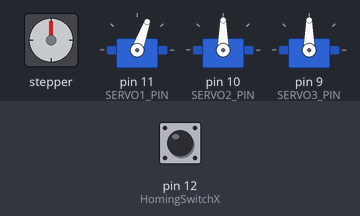
Bench run of a sketch on a simulated Arduino Uno, built with avr-gcc and run on an emulated ATmega328P. On the bench: stepper motor, 3 × servo. Wiring (inferred from the names in the program): stepper motor driver (200 steps per turn assumed): step pin 2; direction pin 5; enable pin 8. Inputs (shaded band) come from the test bench; at power-on: pin 12 (HomingSwitchX) HIGH.

Above: at 1.0 s.
1.1 s: pin 12 (HomingSwitchX) pulled LOW for 0.15 s
At 11.5 s:
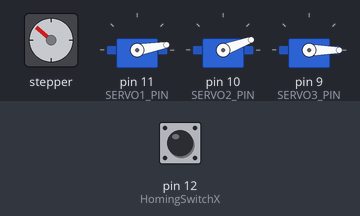
At 14.6 s:
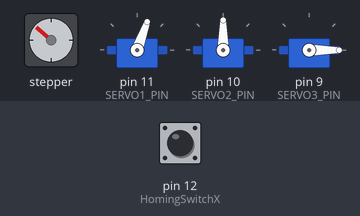
Timing chart, 0 to 21.5 s (numbered marks = the images above; inputs shaded):
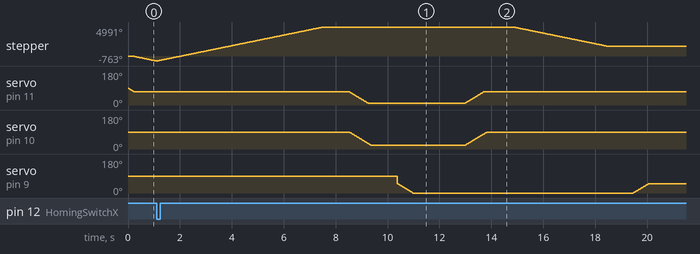

The sketch:

osama.ino
```cpp
#include <Servo.h>

#define DIR_PIN 5      // Direction pin connected to DIR on A4988
#define STEP_PIN 2     // Step pin connected to STEP on A4988
#define ENABLE_PIN 8   // Enable pin connected to EN on A4988
#define SERVO1_PIN 11  // Servo for y-axis
#define SERVO2_PIN 10  // Servo for z-axis
#define SERVO3_PIN 9   // Servo for z-axis

const int HomingSwitchX = 12;  // Pin for homing switch (X-axis)
const int DefaultSteps = 100;  // Default location 100 steps away from the homing switch

Servo yServo;  // Servo object for Y-axis control
Servo zServo;  // Servo object for Z-axis control
Servo gripServo;

// Define homing angles for the servos
const int HOMING_ANGLE_Y = 70;  // Set this to the desired Y-axis angle at home position
const int HOMING_ANGLE_Z = 90;  // Set this to the desired Z-axis angle at home position

void setup() {
  pinMode(DIR_PIN, OUTPUT);
  pinMode(STEP_PIN, OUTPUT);
  pinMode(ENABLE_PIN, OUTPUT);
  pinMode(HomingSwitchX, INPUT_PULLUP);  // Initialize homing switch with pull-up resistor

  digitalWrite(ENABLE_PIN, LOW);  // Enable motor driver

  yServo.attach(SERVO1_PIN);
  zServo.attach(SERVO2_PIN);
  gripServo.attach(SERVO3_PIN);

  Serial.begin(9600);  // Start serial communication at 9600 baud rate

  Homing_XAxis();  // Perform homing on X-axis with servos positioned at homing angles
}

void loop() {
  // Define arrays for steps and coordinates for each box
  int steps[3] = { 3100, 2900, 3300 };                             // Steps to move to each box
  int coordinates[][2] = { { 10, 20 }, { 10, 35 }, { 10, 30 } };  // YZ coordinates for each box
  int BinNumber[3] = { 1, 2, 3 };                                  // Bin numbers for each box

  for (int i = 0; i < 3; i++) {
    // Move along the X-axis to the object position
    Move_xLinear(steps[i]);
    delay(1000);  // Wait to simulate reaching the object
                  // Drop any item at the initial position
                  // delay(1000);
    // Move along the Y and Z coordinates to the object
    Move_YZ(coordinates[i][0], coordinates[i][1]);

    delay(1000);  // Wait before picking up
    pick();       // Pick the object
    delay(1000);

    // Move to bin position
    Move_YZ(70, 90);  // Adjust based on your bin drop-off coordinates
    delay(1000);

    // Move the object to the correct bin based on BinNumber
    if (BinNumber[i] == 1) {
      MoveInverse_xLinear(1800);  // Move to Bin 1
    } else if (BinNumber[i] == 2) {
      MoveInverse_xLinear(2000);  // Move to Bin 2
    } else {
      MoveInverse_xLinear(2200);  // Default case
    }
    delay(1000);
    // Drop the item into the bin
    drop();
    delay(1000);

    // Return to pick position for next object
    Homing_XAxis();
    delay(1000);
  }
}

// Function to home the X-axis using the homing switch
void Homing_XAxis() {
  // Once X-axis is homed, move servos to homing angles
  Move_YZ(HOMING_ANGLE_Y, HOMING_ANGLE_Z);  // Move Y-axis servo to homing angle

  digitalWrite(DIR_PIN, LOW);

  // Move the X-axis until it hits the homing switch
  while (digitalRead(HomingSwitchX) == HIGH) {
    digitalWrite(STEP_PIN, HIGH);
    delayMicroseconds(1000);
    digitalWrite(STEP_PIN, LOW);
    delayMicroseconds(1000);
  }

  MoveAwayFromHome(DefaultSteps);  // Move X-axis a specified distance away from the home switch
}

// Function to move X-axis away from home
void MoveAwayFromHome(int steps) {
  digitalWrite(DIR_PIN, HIGH);  // Set direction away from the homing switch

  for (int i = 0; i < steps; i++) {
    digitalWrite(STEP_PIN, HIGH);
    delayMicroseconds(1000);  // Control the speed
    digitalWrite(STEP_PIN, LOW);
    delayMicroseconds(1000);  // Control the speed
  }
}
// Function to move the X-axis forward (towards the object)
void Move_xLinear(int steps) {
  //int steps = 500;  // Example number of steps to move forward

  digitalWrite(DIR_PIN, HIGH);  // Set direction forward
  for (int i = 0; i < steps; i++) {
    digitalWrite(STEP_PIN, HIGH);
    delayMicroseconds(1000);  // Control the speed
    digitalWrite(STEP_PIN, LOW);
    delayMicroseconds(1000);  // Control the speed
  }
}

// Function to move the X-axis backward (return to initial position)
void MoveInverse_xLinear(int steps) {
  //int steps = 500;  // Example number of steps to move back

  digitalWrite(DIR_PIN, LOW);  // Set direction backward
  for (int i = 0; i < steps; i++) {
    digitalWrite(STEP_PIN, HIGH);
    delayMicroseconds(1000);  // Control the speed
    digitalWrite(STEP_PIN, LOW);
    delayMicroseconds(1000);  // Control the speed
  }
}

void Move_YZ(int targetAngleY, int targetAngleZ) {
  int currentAngleY = yServo.read();
  int currentAngleZ = zServo.read();
  int stepDelay = 12;  // Adjust for smoothness

  // Determine direction of movement for both servos
  bool moveUpY = currentAngleY < targetAngleY;
  bool moveUpZ = currentAngleZ < targetAngleZ;

  // Loop until both servos reach their target angles
  while ((moveUpY ? currentAngleY < targetAngleY : currentAngleY > targetAngleY) || (moveUpZ ? currentAngleZ < targetAngleZ : currentAngleZ > targetAngleZ)) {
    // Update Y-axis servo angle if it hasn't reached the target
    if (moveUpY ? currentAngleY < targetAngleY : currentAngleY > targetAngleY) {
      currentAngleY += moveUpY ? 1 : -1;
      yServo.write(currentAngleY);
    }

    // Update Z-axis servo angle if it hasn't reached the target
    if (moveUpZ ? currentAngleZ < targetAngleZ : currentAngleZ > targetAngleZ) {
      currentAngleZ += moveUpZ ? 1 : -1;
      zServo.write(currentAngleZ);
    }

    delay(stepDelay);  // Delay for smooth motion
  }
}

// Function to pick an object (close the gripper)
void drop() {
  int startAngle = 0;  // Starting angle (gripper open)
  int endAngle = 50;   // Final angle (gripper closed)
  int stepDelay = 12;  // Delay between steps for smooth movement

  for (int angle = startAngle; angle <= endAngle; angle++) {
    gripServo.write(angle);  // Move the servo to the current angle
    delay(stepDelay);        // Wait before the next step
  }

  delay(1000);  // Optional delay after reaching the final position
}

// Function to drop an object (open the gripper)
void pick() {
  int startAngle = 50;  // Starting angle (gripper closed)
  int endAngle = 0;     // Final angle (gripper open)
  int stepDelay = 12;   // Delay between steps for smooth movement

  for (int angle = startAngle; angle >= endAngle; angle--) {
    gripServo.write(angle);  // Move the servo to the current angle
    delay(stepDelay);        // Wait before the next step
  }

  delay(1000);  // Optional delay after reaching the final position
}
```

Measured:
- after the input at 1.1 s, servo on pin 9 (SERVO3_PIN): moves from 90° to 0° over 0.60 s, starting after 9.3 s
